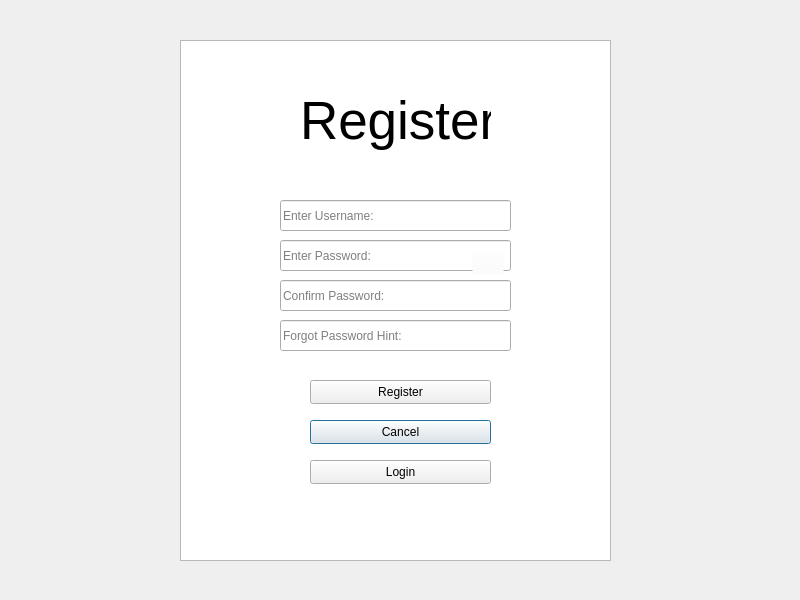
<?xml version="1.0" encoding="UTF-8"?>
<ui version="4.0">
 <class>regWindow</class>
 <widget class="QDialog" name="regWindow">
  <property name="geometry">
   <rect>
    <x>0</x>
    <y>0</y>
    <width>800</width>
    <height>600</height>
   </rect>
  </property>
  <property name="maximumSize">
   <size>
    <width>800</width>
    <height>600</height>
   </size>
  </property>
  <property name="windowTitle">
   <string>Dialog</string>
  </property>
  <widget class="QLabel" name="lblRegTitle">
   <property name="geometry">
    <rect>
     <x>300</x>
     <y>70</y>
     <width>191</width>
     <height>101</height>
    </rect>
   </property>
   <property name="font">
    <font>
     <pointsize>40</pointsize>
    </font>
   </property>
   <property name="text">
    <string>Register</string>
   </property>
  </widget>
  <widget class="QLineEdit" name="txtRegConPword">
   <property name="geometry">
    <rect>
     <x>280</x>
     <y>280</y>
     <width>231</width>
     <height>31</height>
    </rect>
   </property>
   <property name="placeholderText">
    <string>Confirm Password:</string>
   </property>
  </widget>
  <widget class="QPushButton" name="btnRegCancel">
   <property name="geometry">
    <rect>
     <x>310</x>
     <y>420</y>
     <width>181</width>
     <height>24</height>
    </rect>
   </property>
   <property name="text">
    <string>Cancel</string>
   </property>
  </widget>
  <widget class="QGraphicsView" name="graphicsView">
   <property name="geometry">
    <rect>
     <x>180</x>
     <y>40</y>
     <width>431</width>
     <height>521</height>
    </rect>
   </property>
  </widget>
  <widget class="QPushButton" name="btnRegPVis">
   <property name="geometry">
    <rect>
     <x>472</x>
     <y>243</y>
     <width>32</width>
     <height>32</height>
    </rect>
   </property>
   <property name="styleSheet">
    <string notr="true">QPushButton {
	background-color: rgba(255, 255, 255, 0);
	border-color: rgba(255, 255, 255, 0);
}</string>
   </property>
   <property name="text">
    <string/>
   </property>
  </widget>
  <widget class="QLineEdit" name="txtRegUname">
   <property name="geometry">
    <rect>
     <x>280</x>
     <y>200</y>
     <width>231</width>
     <height>31</height>
    </rect>
   </property>
   <property name="placeholderText">
    <string>Enter Username:</string>
   </property>
  </widget>
  <widget class="QPushButton" name="btnRegLogin">
   <property name="geometry">
    <rect>
     <x>310</x>
     <y>460</y>
     <width>181</width>
     <height>24</height>
    </rect>
   </property>
   <property name="text">
    <string>Login</string>
   </property>
  </widget>
  <widget class="QLineEdit" name="txtRegPHint">
   <property name="geometry">
    <rect>
     <x>280</x>
     <y>320</y>
     <width>231</width>
     <height>31</height>
    </rect>
   </property>
   <property name="placeholderText">
    <string>Forgot Password Hint:</string>
   </property>
  </widget>
  <widget class="QLineEdit" name="txtRegPword">
   <property name="geometry">
    <rect>
     <x>280</x>
     <y>240</y>
     <width>231</width>
     <height>31</height>
    </rect>
   </property>
   <property name="placeholderText">
    <string>Enter Password:</string>
   </property>
  </widget>
  <widget class="QPushButton" name="btnRegister">
   <property name="geometry">
    <rect>
     <x>310</x>
     <y>380</y>
     <width>181</width>
     <height>24</height>
    </rect>
   </property>
   <property name="text">
    <string>Register</string>
   </property>
  </widget>
  <zorder>graphicsView</zorder>
  <zorder>txtRegUname</zorder>
  <zorder>txtRegPHint</zorder>
  <zorder>txtRegConPword</zorder>
  <zorder>lblRegTitle</zorder>
  <zorder>txtRegPword</zorder>
  <zorder>btnRegCancel</zorder>
  <zorder>btnRegister</zorder>
  <zorder>btnRegLogin</zorder>
  <zorder>btnRegPVis</zorder>
 </widget>
 <resources/>
 <connections/>
</ui>
